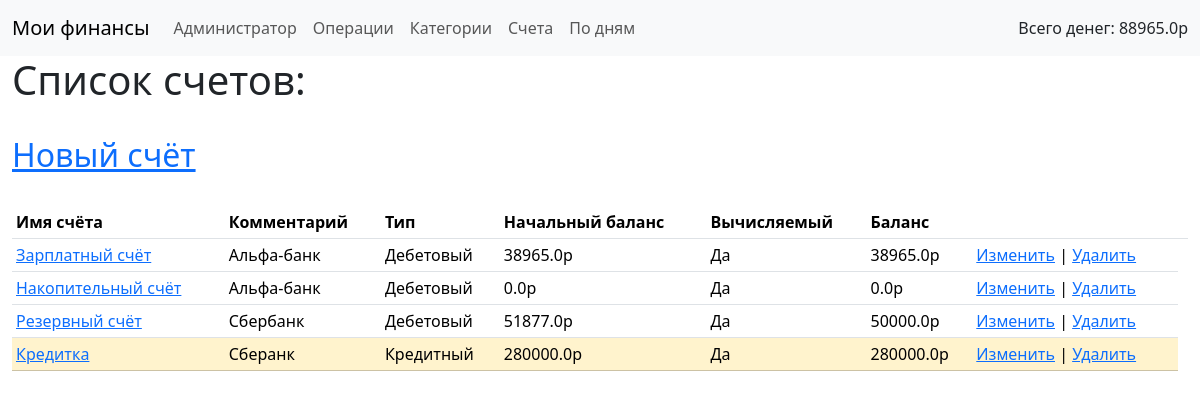
The app's page /account/list (signed in) with its own data.
### babosiki/models.py (models this page shows, shortened)
class Account(models.Model):
    user = models.ForeignKey( settings.AUTH_USER_MODEL,
                              on_delete=models.CASCADE,
                              verbose_name='Пользователь',)
    name = models.CharField(max_length=32,
                            verbose_name='Имя счёта',)
    comment =  models.CharField(max_length=128,
                                verbose_name='Комментарий',
                                blank=True,
                                null=True,)
    DEBIT = 1
    CREDIT = -1
    TYPES =(
    (DEBIT, "Дебетовый"),
    (CREDIT, "Кредитный"),)
    type = models.IntegerField(choices = TYPES,
                            verbose_name='Тип',)
    initial_balance = models.FloatField(verbose_name='Начальный баланс',)
    calculated = models.BooleanField(default=True,
                                  verbose_name='Используется в расчётах',)
    class Meta:
        verbose_name_plural = 'Счёт'
        verbose_name = 'Счета'

### babosiki/views.py (the view)
# urls.py: path('account/list', AccountListView.as_view(), name='account_list'),
class AccountListView(LoginRequiredMixin, TemplateView):
    login_url = 'login'
    template_name = "account_list.html"
    def get_context_data(self, **kwargs):
        accounts= Account.objects.filter(user=self.request.user)
        account_values = {}
        for account in accounts:
            operations = Operation.objects.filter(account=account)
            total_sum = 0
            for operation in operations:
                total_sum += operation.type*operation.value
            total_sum += account.initial_balance
            account_values[account] = total_sum
        context = super().get_context_data(**kwargs)
        context['accounts'] = accounts
        context['account_values'] = account_values
        return context

### babosiki/context_processors.py (called while the page is built)
def global_data(request):
    try:
        accounts = Account.objects.filter(user=request.user, calculated=True)
        total_sum = 0
        for account in accounts:
            operations = Operation.objects.filter(account=account)
            for operation in operations:
                total_sum += operation.value*operation.type
            if account.type == Account.DEBIT:
                total_sum += account.initial_balance
        return {'accounts': Account.objects.all(),
                'total_money': total_sum}
    except TypeError:
        return {}

### templates/account_list.html (shortened to what this page needs)
{% extends 'master.html' %}
{% block content %}
<h1>Список счетов:</h1>
<h2><a href="{% url 'account_create' %}">Новый счёт</a></h2>
<table class="table table-sm">
    <thead>
        <tr class="header">
            <th>Имя счёта</th>
            <th>Комментарий</th>
            <th>Тип</th>
            <th>Начальный баланс</th>
            <th>Вычисляемый</th>
            <th>Баланс</th>
            <th></th>
            <th></th>
        </tr>
    </thead>
    <tbody>
        {% for object in accounts %}
        {% if object.calculated %}
            {% if object.type == 1 %}
                <tr>
            {%else%}
                <tr class="table-warning">
            {%endif%}
        {%else%}
        <tr class="table-secondary">
        {%endif%}
            <td><a href="{% url 'account_detail' pk=object.pk %}">{{object.name}}</a></td>
            <td>{{object.comment}}</td>
            <td>
                {% if object.type == 1 %}
                Дебетовый
                {% else %}
                Кредитный
                {% endif %}
            </td>
            <td>{{object.initial_balance}}р</td>
            <td>
                {% if object.calculated == True %}
                Да
                {% else %}
                Нет
                {% endif %}
            </td>
            <td>
                {% for account, value in account_values.items %}
                {% if account == object %}
                {{value}}р
                {%endif%}
                {% endfor %}
            </td>
            <td><a href="{% url 'account_edit' pk=object.pk %}">Изменить</a> | <a
                    href="{% url 'account_delete' pk=object.pk %}">Удалить</a></td>
        </tr>
        {% endfor %}
    </tbody>
</table>
{% endblock content %}

### records on screen
Account: name "Зарплатный счёт", comment "Альфа-банк", type "Дебетовый", initial_balance "38965.0", calculated "Да"
Account: name "Накопительный счёт", comment "Альфа-банк", type "Дебетовый", initial_balance "0.0", calculated "Да"
Account: name "Резервный счёт", comment "Сбербанк", type "Дебетовый", initial_balance "51877.0", calculated "Да", value "50000.0"
Account: name "Кредитка", comment "Сберанк", type "Кредитный", initial_balance "280000.0", calculated "Да"

### other values on screen
{{ total_money }} "88965.0"
